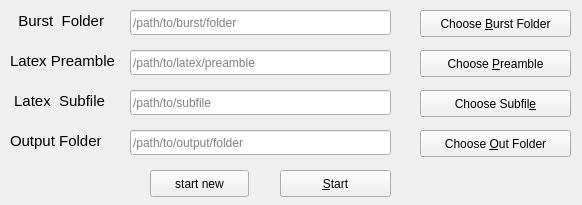
<?xml version="1.0" encoding="UTF-8"?>
<ui version="4.0">
 <class>grader_setup</class>
 <widget class="QWidget" name="grader_setup">
  <property name="geometry">
   <rect>
    <x>0</x>
    <y>0</y>
    <width>582</width>
    <height>205</height>
   </rect>
  </property>
  <property name="windowTitle">
   <string>Form</string>
  </property>
  <widget class="QLineEdit" name="burst_folder_name">
   <property name="geometry">
    <rect>
     <x>130</x>
     <y>10</y>
     <width>261</width>
     <height>25</height>
    </rect>
   </property>
   <property name="minimumSize">
    <size>
     <width>0</width>
     <height>0</height>
    </size>
   </property>
   <property name="toolTip">
    <string/>
   </property>
   <property name="readOnly">
    <bool>true</bool>
   </property>
   <property name="placeholderText">
    <string>/path/to/burst/folder</string>
   </property>
  </widget>
  <widget class="QPushButton" name="setup_output_btn">
   <property name="geometry">
    <rect>
     <x>280</x>
     <y>170</y>
     <width>111</width>
     <height>27</height>
    </rect>
   </property>
   <property name="minimumSize">
    <size>
     <width>0</width>
     <height>0</height>
    </size>
   </property>
   <property name="focusPolicy">
    <enum>Qt::TabFocus</enum>
   </property>
   <property name="styleSheet">
    <string notr="true">QPushButton:focus { 
  border-style: outset;
}</string>
   </property>
   <property name="text">
    <string>&amp;Start</string>
   </property>
  </widget>
  <widget class="QPushButton" name="choose_subfile_btn">
   <property name="geometry">
    <rect>
     <x>420</x>
     <y>90</y>
     <width>151</width>
     <height>27</height>
    </rect>
   </property>
   <property name="minimumSize">
    <size>
     <width>0</width>
     <height>0</height>
    </size>
   </property>
   <property name="focusPolicy">
    <enum>Qt::TabFocus</enum>
   </property>
   <property name="styleSheet">
    <string notr="true">QPushButton:focus { 
  border-style: outset;
}</string>
   </property>
   <property name="text">
    <string>Choose Subfil&amp;e</string>
   </property>
  </widget>
  <widget class="QPushButton" name="choose_out_folder_btn">
   <property name="geometry">
    <rect>
     <x>420</x>
     <y>130</y>
     <width>151</width>
     <height>27</height>
    </rect>
   </property>
   <property name="minimumSize">
    <size>
     <width>0</width>
     <height>0</height>
    </size>
   </property>
   <property name="focusPolicy">
    <enum>Qt::TabFocus</enum>
   </property>
   <property name="styleSheet">
    <string notr="true">QPushButton:focus { 
  border-style: outset;
}</string>
   </property>
   <property name="text">
    <string>Choose &amp;Out Folder</string>
   </property>
  </widget>
  <widget class="QLineEdit" name="out_folder_name">
   <property name="geometry">
    <rect>
     <x>130</x>
     <y>130</y>
     <width>261</width>
     <height>25</height>
    </rect>
   </property>
   <property name="minimumSize">
    <size>
     <width>0</width>
     <height>0</height>
    </size>
   </property>
   <property name="readOnly">
    <bool>true</bool>
   </property>
   <property name="placeholderText">
    <string>/path/to/output/folder</string>
   </property>
  </widget>
  <widget class="QLineEdit" name="sub_tex_name">
   <property name="geometry">
    <rect>
     <x>130</x>
     <y>90</y>
     <width>261</width>
     <height>25</height>
    </rect>
   </property>
   <property name="minimumSize">
    <size>
     <width>0</width>
     <height>0</height>
    </size>
   </property>
   <property name="readOnly">
    <bool>true</bool>
   </property>
   <property name="placeholderText">
    <string>/path/to/subfile</string>
   </property>
  </widget>
  <widget class="QLineEdit" name="top_tex_name">
   <property name="geometry">
    <rect>
     <x>130</x>
     <y>50</y>
     <width>261</width>
     <height>25</height>
    </rect>
   </property>
   <property name="minimumSize">
    <size>
     <width>0</width>
     <height>0</height>
    </size>
   </property>
   <property name="readOnly">
    <bool>true</bool>
   </property>
   <property name="placeholderText">
    <string>/path/to/latex/preamble</string>
   </property>
  </widget>
  <widget class="QLabel" name="label">
   <property name="geometry">
    <rect>
     <x>10</x>
     <y>10</y>
     <width>101</width>
     <height>21</height>
    </rect>
   </property>
   <property name="minimumSize">
    <size>
     <width>0</width>
     <height>0</height>
    </size>
   </property>
   <property name="font">
    <font>
     <family>Ubuntu</family>
     <pointsize>11</pointsize>
    </font>
   </property>
   <property name="text">
    <string>  Burst  Folder</string>
   </property>
  </widget>
  <widget class="QPushButton" name="choose_folder_btn">
   <property name="geometry">
    <rect>
     <x>420</x>
     <y>10</y>
     <width>151</width>
     <height>27</height>
    </rect>
   </property>
   <property name="minimumSize">
    <size>
     <width>0</width>
     <height>0</height>
    </size>
   </property>
   <property name="focusPolicy">
    <enum>Qt::TabFocus</enum>
   </property>
   <property name="styleSheet">
    <string notr="true">QPushButton:focus { 
  border-style: outset;
}</string>
   </property>
   <property name="text">
    <string>Choose &amp;Burst Folder</string>
   </property>
  </widget>
  <widget class="QLabel" name="label_5">
   <property name="geometry">
    <rect>
     <x>10</x>
     <y>50</y>
     <width>111</width>
     <height>21</height>
    </rect>
   </property>
   <property name="minimumSize">
    <size>
     <width>0</width>
     <height>0</height>
    </size>
   </property>
   <property name="font">
    <font>
     <family>Ubuntu</family>
     <pointsize>11</pointsize>
    </font>
   </property>
   <property name="text">
    <string>Latex Preamble</string>
   </property>
  </widget>
  <widget class="QPushButton" name="choose_top_btn">
   <property name="geometry">
    <rect>
     <x>420</x>
     <y>50</y>
     <width>151</width>
     <height>27</height>
    </rect>
   </property>
   <property name="minimumSize">
    <size>
     <width>0</width>
     <height>0</height>
    </size>
   </property>
   <property name="focusPolicy">
    <enum>Qt::TabFocus</enum>
   </property>
   <property name="styleSheet">
    <string notr="true">QPushButton:focus { 
  border-style: outset;
}</string>
   </property>
   <property name="text">
    <string>Choose &amp;Preamble</string>
   </property>
  </widget>
  <widget class="QLabel" name="label_7">
   <property name="geometry">
    <rect>
     <x>10</x>
     <y>130</y>
     <width>101</width>
     <height>21</height>
    </rect>
   </property>
   <property name="minimumSize">
    <size>
     <width>0</width>
     <height>0</height>
    </size>
   </property>
   <property name="font">
    <font>
     <family>Ubuntu</family>
     <pointsize>11</pointsize>
    </font>
   </property>
   <property name="text">
    <string>Output Folder</string>
   </property>
  </widget>
  <widget class="QLabel" name="label_6">
   <property name="geometry">
    <rect>
     <x>10</x>
     <y>90</y>
     <width>101</width>
     <height>21</height>
    </rect>
   </property>
   <property name="minimumSize">
    <size>
     <width>0</width>
     <height>0</height>
    </size>
   </property>
   <property name="font">
    <font>
     <family>Ubuntu</family>
     <pointsize>11</pointsize>
    </font>
   </property>
   <property name="text">
    <string> Latex  Subfile</string>
   </property>
  </widget>
  <widget class="QPushButton" name="start_new_btn">
   <property name="geometry">
    <rect>
     <x>150</x>
     <y>170</y>
     <width>99</width>
     <height>27</height>
    </rect>
   </property>
   <property name="text">
    <string>start new</string>
   </property>
  </widget>
 </widget>
 <tabstops>
  <tabstop>choose_folder_btn</tabstop>
  <tabstop>choose_top_btn</tabstop>
  <tabstop>choose_subfile_btn</tabstop>
  <tabstop>choose_out_folder_btn</tabstop>
  <tabstop>setup_output_btn</tabstop>
  <tabstop>burst_folder_name</tabstop>
  <tabstop>top_tex_name</tabstop>
  <tabstop>sub_tex_name</tabstop>
  <tabstop>out_folder_name</tabstop>
 </tabstops>
 <resources/>
 <connections/>
</ui>
